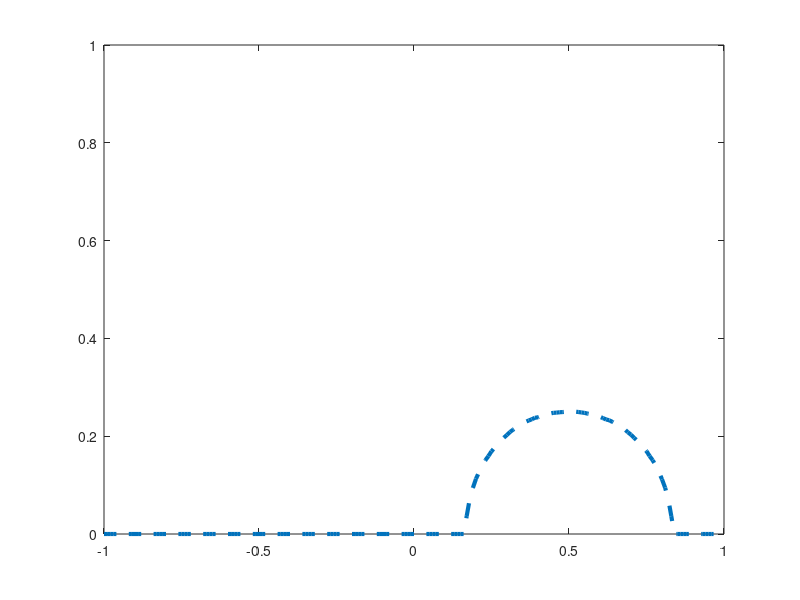

This figure's MATLAB source:

Prob_List=[];
for x=-1:0.01:1

% number of uncertainty samples
N=1000000;

q=random('Uniform',-1,1,1,N);

K=0.5*q.*(q.^2+(x-0.5).^2)-(q.^4+q.^2.*(x-0.5).^2+(x-0.5).^4);
Pro=size(find(K>=0),2)/N;
Prob_List=[Prob_List;x,Pro];

end
plot([-1:0.01:1],Prob_List(:,2),'--','LineWidth',3)

 ylim([0 1])